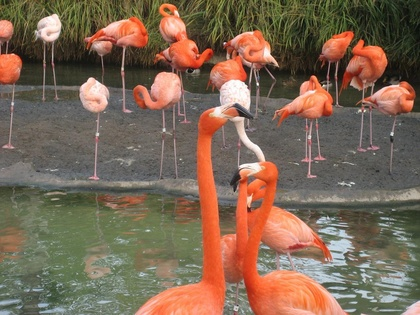
%> input picture lainhe/edgeDetection/other_images/flamingos.jpg, 420 x 315 px, shrunk from 1296 x 972 before the run
$ octave --eval "Main;"   (GNU Octave 9; MATLAB toolbox functions it lacks are replaced by stand-ins)
%> lines starting %> are read from the running program, lines starting %| are printed output that depends on the picture; in (x1, y1, x2, y2) boxes, pixels count from 0 and x2, y2 are one past the last pixel; in counts of white or black regions, pixels touching at a corner belong together; the program's own positions count from 1
%> the answer given: other_images/flamingos.jpg
%> in Main, im is the input picture: size 315x420x3 uint8; mean R, G, B 125.5, 103.3, 84.5
### lainhe/edgeDetection/Methods.m
function [MethodRoberts,MethodLog,MethodSobel] = Methods(pathname,filename)
%> called with pathname = 'other_images/', filename = 'flamingos.jpg'


% im = imread ('.\flower.JPG');
im = imread([pathname,filename]);
img = im(:, :, 1);
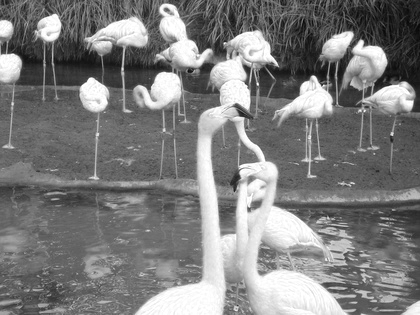
%> img: size 315x420 uint8; min 5, max 255, mean 125.5

tic
disp('Running MethodRoberts');
MethodRoberts = edge(img,'roberts');
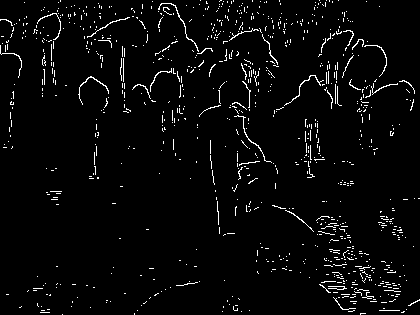
%> MethodRoberts: size 315x420 logical; 3.4% white in thin lines or dots
    % [6 lines of commented-out code are left out]
toc

tic
disp('Running MethodLog');
MethodLog = edge(img,'log');
%> MethodLog: size 315x420 logical; 7.8% white in thin lines or dots
    % [6 lines of commented-out code are left out]
toc

tic
disp('Running MethodSobel');
MethodSobel = edge(img);
%> MethodSobel: size 315x420 logical; 4.1% white in thin lines or dots
    % [6 lines of commented-out code are left out]
toc
end

### lainhe/edgeDetection/MethodMyself1.m
function MyMethod1 = MethodMyself1(pathname,filename)
%> called with pathname = 'other_images/', filename = 'flamingos.jpg'

tic
disp('Running MethodMyself1');
% im = imread ('.\flower.JPG');
im = imread([pathname,filename]);

colorTransform = makecform('srgb2lab');
img = applycform(im, colorTransform);
%> img: size 315x420x3 uint8; mean of channels 1, 2, 3 116.3, 134.9, 142.8

% figure
% imshow (img);

img = double(img);
%> img: size 315x420x3 double; mean of channels 1, 2, 3 116.3, 134.9, 142.8

[Gx, Gy] = gradient(fspecial('gaussian',[9 9],1));

Ix = double(imfilter(img,Gx,'conv', 'circular'));
%> Ix: size 315x420x3 double; mean of channels 1, 2, 3 0, 0, 0
Iy = double(imfilter(img,Gy,'conv', 'circular'));
%> Iy: size 315x420x3 double; mean of channels 1, 2, 3 0, 0, 0

IxG = Ix(:, :, 2);
h4 = [1,-1;1,-1];
P1 = conv2(IxG, h4);

% figure
% imshow (P1);

P1bw = im2bw(P1);
%> P1bw: size 316x421 logical; 24.8% white; 897 white regions (627 under 20 px), largest, box (x1, y1, x2, y2) and area: (179, 54, 213, 290) 1364, (212, 117, 236, 316) 1248, (200, 13, 240, 95) 784
P1 = bwareaopen(P1bw,50);

% figure
% imshow (P1);

IyG = Iy(:, :, 2);
h5 = [1,1,;-1,-1];
P2 = conv2(IyG, h5);

% figure
% imshow (P2);

P2bw = im2bw(P2);
%> P2bw: size 316x421 logical; 24.8% white; 990 white regions (669 under 20 px), largest, box (x1, y1, x2, y2) and area: (109, 41, 281, 83) 1151, (79, 9, 194, 39) 738, (311, 22, 403, 58) 730
P2 = bwareaopen(P2bw,50);

% figure
% imshow (P2);

MyMethod = P1 + P2;
for i3 = 1:1:2
        for i1 = 1:1:3
                MyMethodMed = medfilt2(MyMethod);
                MyMethod = MyMethodMed;
        end
            MyMethodMed = medfilt2(MyMethod,[5 5]);
            MyMethod = MyMethodMed;
end
%> this loop made 2 passes
%> pass 1, in MethodMyself1, `MyMethodMed = medfilt2(MyMethod,[5 5]);`:
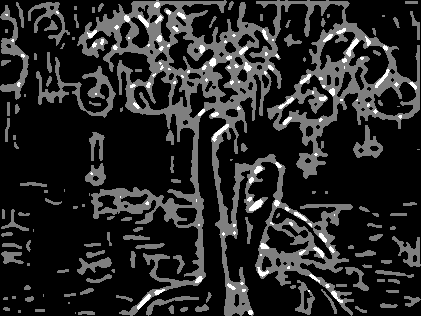
%> MyMethodMed: size 316x421 double; min 0, max 2, mean 0.311; drawn with min black and max white

se = strel('square',5);
MyMethod1 = imdilate(MyMethod,se);

MyMethod1(:,:,1) = MyMethod1(:,:);
MyMethod1(:,:,2) = 0;
MyMethod1(:,:,3) = 0;
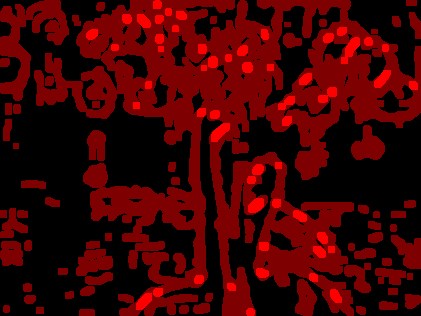
%> MyMethod1: size 316x421x3 double; mean R, G, B 0.534, 0, 0; drawn with min black and max white

% figure
% imshow (MyMethod1);
toc
end


% [31 lines of commented-out code are left out]

### lainhe/edgeDetection/MethodMyself2.m
function MyMethod2 = MethodMyself2 (pathname,filename)
%> called with pathname = 'other_images/', filename = 'flamingos.jpg'

tic
disp('Running MethodMyself2');
% im = imread ('.\flower.JPG');
im = imread([pathname,filename]);

colorTransform = makecform('srgb2lab');
img = applycform(im, colorTransform);

img = double(img);

[Hx, Gy] = gradient(fspecial('gaussian',[9 9],1));

Ix = double(imfilter(img,Hx,'conv', 'circular'));
Iy = double(imfilter(img,Gy,'conv', 'circular'));

IxG = Ix(:, :, 2);
h6 = [1,-1;1,-1];
p1 = conv2(IxG, h6);

% figure
% imshow (p1);

for i3 = 1:1:3
        for i1 = 1:1:3
                p1Med = medfilt2(p1);
                p1 = p1Med;
        end
            p1Med = medfilt2(p1,[5 5]);
            p1 = p1Med;
end

% figure
% imshow (p1);

IxG = Iy(:, :, 2);
h7 = [1,1,;-1,-1];
P2 = conv2(IxG, h7);

% figure
% imshow (P2);

for i3 = 1:1:3
        for i1 = 1:1:3
                P2Med = medfilt2(P2);
                P2 = P2Med;
        end
            P2Med = medfilt2(P2,[5 5]);
            P2 = P2Med;
end

% figure
% imshow (P2);

MyMethod = p1 + P2;
for i3 = 1:1:3
        for i1 = 1:1:3
                MyMethodMed = medfilt2(MyMethod);
                MyMethod = MyMethodMed;
        end
            MyMethodMed = medfilt2(MyMethod,[5 5]);
            MyMethod = MyMethodMed;
end

PSF = fspecial ('gaussian', [5 5], 1);
MyMethod = imfilter (MyMethod, PSF,'conv', 'circular');

MyMethod2(:,:,1) = MyMethod(:,:);
MyMethod2(:,:,2) = 0;
MyMethod2(:,:,3) = 0;
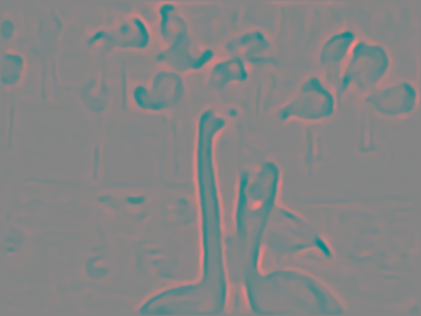
%> MyMethod2: size 316x421x3 double; mean R, G, B 0.0114, 0, 0; drawn with min black and max white

% figure
% imshow (MyMethod2);
toc
end

### lainhe/edgeDetection/Main.m
function Main
clc
close all

% flower = imread ('.\flower.JPG');
[filename,pathname]=uigetfile({'*.jpg;*.bmp;*.tif;*.png;*.gif','All Image Files';'*.*','All Files'});
im = imread([pathname,filename]);

[MethodRoberts,MethodLog,MethodSobel] = Methods(pathname,filename);MyMethod1 = MethodMyself1(pathname,filename);MyMethod2 = MethodMyself2(pathname,filename);

subplot (2,4,1);
    imshow (im,'InitialMagnification','fit');
    title ('original');

subplot (2,4,2);
    imshow (MethodRoberts,'InitialMagnification','fit');
    title ('Roberts');

subplot (2,4,5);
    imshow (MethodLog,'InitialMagnification','fit');
    title ('Log');

subplot (2,4,6);
    imshow (MethodSobel,'InitialMagnification','fit');
    title ('Sobel');

subplot (2,4,3:4);
    imshow (MyMethod1,'InitialMagnification','fit');
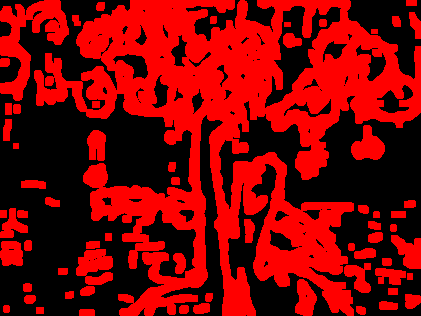
%> displayed picture: size 316x421x3, on the screen's scale of 0 to 255; mean R, G, B 126.7, 0, 0
    title ('My First Method');

subplot (2,4,7:8);
    imshow (MyMethod2,'InitialMagnification','fit');
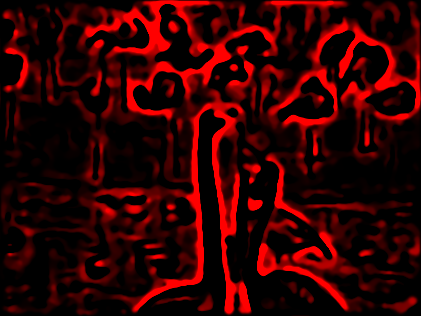
%> displayed picture: size 316x421x3, on the screen's scale of 0 to 255; mean R, G, B 50, 0, 0
    title ('My Second Method');
end
